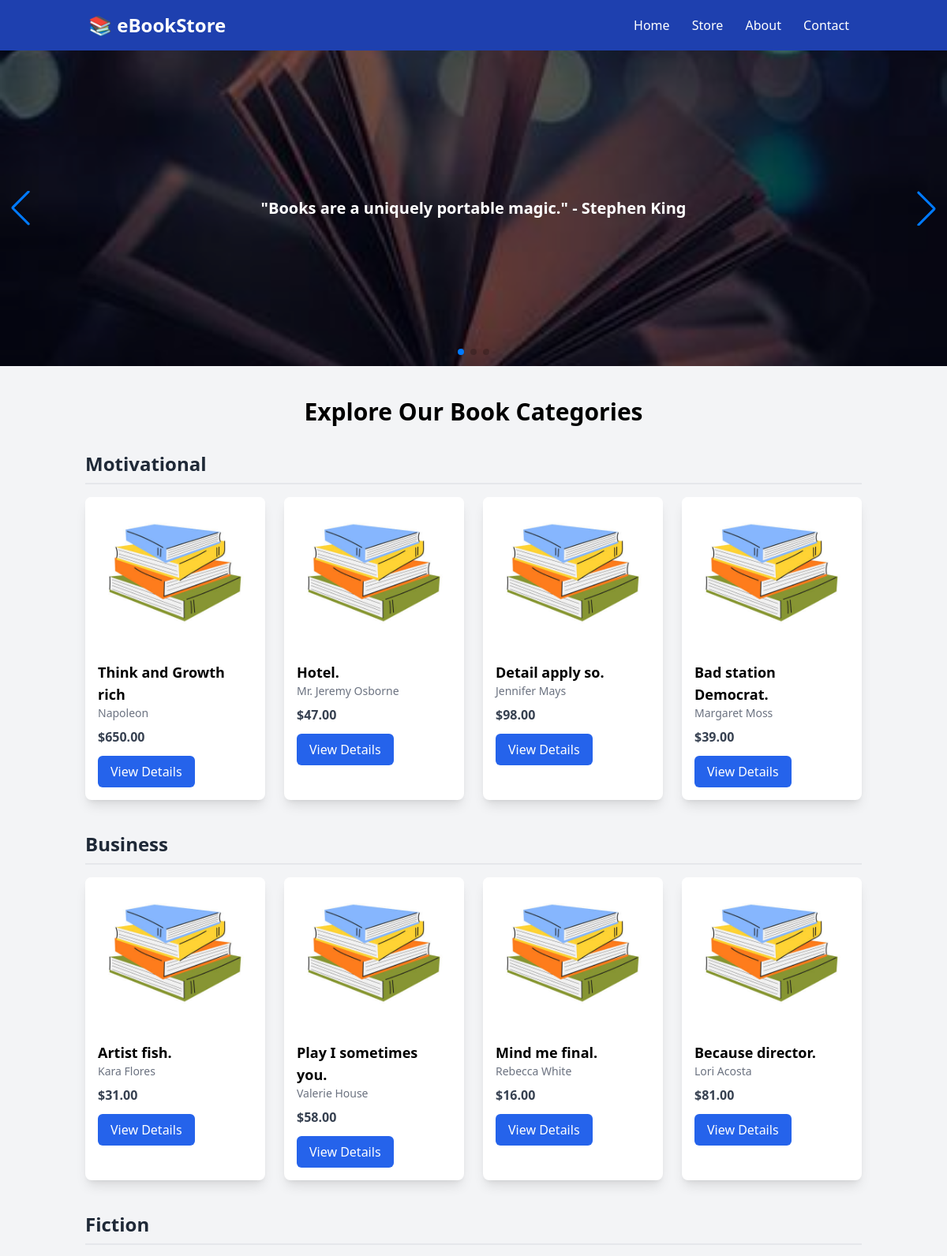
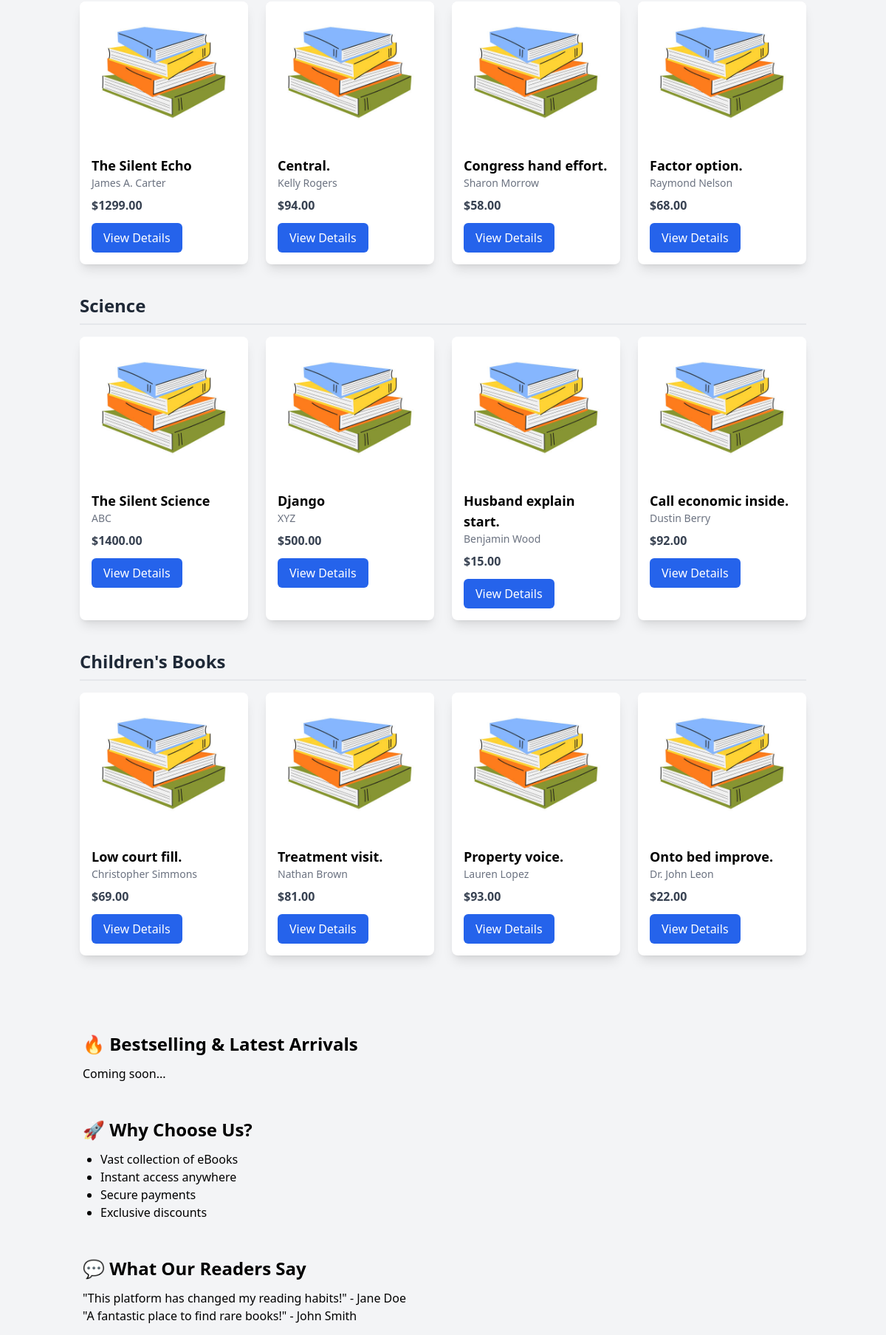
The page / (upper part) on the database its author committed (2 pictures, top to bottom).
### e_BookStore/models.py (models this page shows, shortened)
class Category(models.Model):
    name = models.CharField(max_length=100, unique=True)
    description = models.TextField(blank=True, null=True)
    created_at = models.DateTimeField(auto_now_add=True)
    updated_at = models.DateTimeField(auto_now=True)

class Book(models.Model):
    title = models.CharField(max_length=255)
    author = models.CharField(max_length=255)
    description = models.TextField()
    price = models.DecimalField(max_digits=10, decimal_places=2)
    stock = models.PositiveIntegerField()
    category = models.ForeignKey(Category, on_delete=models.CASCADE)  # Updated field
    cover_image = models.ImageField(upload_to='book_covers/', blank=True, null=True)
    published_date = models.DateField()
    created_at = models.DateTimeField(auto_now_add=True)
    updated_at = models.DateTimeField(auto_now=True)

### e_BookStore/views.py (the view)
# urls.py: 2. Add a URL to urlpatterns:  path('', views.home, name='home')
def home(request):
    categories = Category.objects.all()  # Fetch all categories
    books_by_category = {category: Book.objects.filter(category=category)[:4] for category in categories}
    return render(request, 'index.html', {'books_by_category': books_by_category})

### e_BookStore/templates/index.html (shortened to what this page needs)
{% extends 'base.html'%}
     {% block content%}
    <section class="relative w-full h-[400px]">
        <div class="swiper mySwiper h-full">
            <div class="swiper-wrapper">
                <div class="swiper-slide relative">
                    <img src="{% static 'images/th.jpg' %}" class="w-full h-full object-cover" alt="Book Image 2">
                    <div class="absolute inset-0 bg-black bg-opacity-50 flex items-center justify-center text-white text-xl font-bold">
                        "Books are a uniquely portable magic." - Stephen King
                    </div>
                </div>
            </div>
            <div class="swiper-pagination"></div>
            <div class="swiper-button-next"></div>
            <div class="swiper-button-prev"></div>
        </div>
    </section>
<section class="container mx-auto py-10">
    <h2 class="text-3xl font-bold text-center mb-8">Explore Our Book Categories</h2>
    {% for category, books in books_by_category.items %}
    <div class="mb-10 mr-5 ml-5">
        <h3 class="text-2xl font-semibold text-gray-800 mb-4 border-b-2 pb-2">{{ category.name }}</h3>
        <div class="grid grid-cols-4 gap-6 ">
            {% for book in books %}
            <div class="bg-white shadow-lg rounded-lg overflow-hidden hover:shadow-xl transition transform hover:-translate-y-2">
                <img src="{% static 'images/gettyimages-1443209389-612x612.jpg' %}" alt="{{ book.title }}" class="w-full h-48 object-cover">
                <div class="p-4">
                    <h4 class="text-lg font-semibold">{{ book.title }}</h4>
                    <p class="text-sm text-gray-500">{{ book.author }}</p>
                    <p class="text-gray-700 font-bold mt-2">${{ book.price }}</p>
                    <a href="#" class="mt-3 inline-block bg-blue-600 text-white px-4 py-2 rounded-md hover:bg-blue-700">View Details</a>
                </div>
            </div>
            {% empty %}
            <p class="text-center col-span-4 text-gray-600">No books available in this category.</p>
            {% endfor %}
        </div>
    </div>
    {% endfor %}
</section>
    <section class="container mx-auto p-6">
        <h2 class="text-2xl font-semibold mb-3">🔥 Bestselling & Latest Arrivals</h2>
        <p>Coming soon...</p>
    </section>
    <section class="container mx-auto p-6">
        <h2 class="text-2xl font-semibold mb-3">🚀 Why Choose Us?</h2>
        <ul class="list-disc pl-6">
            <li>Vast collection of eBooks</li>
            <li>Instant access anywhere</li>
            <li>Secure payments</li>
            <li>Exclusive discounts</li>
        </ul>
    </section>
    <section class="container mx-auto p-6">
        <h2 class="text-2xl font-semibold mb-3">💬 What Our Readers Say</h2>
        <p>"This platform has changed my reading habits!" - Jane Doe</p>
        <p>"A fantastic place to find rare books!" - John Smith</p>
    </section>
{% endblock %}

### rows shown on the page
Category: name "Motivational"
Book: title "Think and Growth rich", author "Napoleon", price "650.00"
Book: title "Hotel.", author "Mr. Jeremy Osborne", price "47.00"
Book: title "Detail apply so.", author "Jennifer Mays", price "98.00"
Book: title "Bad station Democrat.", author "Margaret Moss", price "39.00"
Category: name "Business"
Book: title "Artist fish.", author "Kara Flores", price "31.00"
Book: title "Play I sometimes you.", author "Valerie House", price "58.00"
Book: title "Mind me final.", author "Rebecca White", price "16.00"
Book: title "Because director.", author "Lori Acosta", price "81.00"
Category: name "Fiction"
Book: title "The Silent Echo", author "James A. Carter", price "1299.00"
Book: title "Central.", author "Kelly Rogers", price "94.00"
Book: title "Congress hand effort.", author "Sharon Morrow", price "58.00"
Book: title "Factor option.", author "Raymond Nelson", price "68.00"
Category: name "Science"
Book: title "The Silent Science", author "ABC", price "1400.00"
Book: title "Django", author "XYZ", price "500.00"
Book: title "Husband explain start.", author "Benjamin Wood", price "15.00"
Book: title "Call economic inside.", author "Dustin Berry", price "92.00"
Category: name "Children's Books"
Book: title "Low court fill.", author "Christopher Simmons", price "69.00"
Book: title "Treatment visit.", author "Nathan Brown", price "81.00"
Book: title "Property voice.", author "Lauren Lopez", price "93.00"
Book: title "Onto bed improve.", author "Dr. John Leon", price "22.00"
